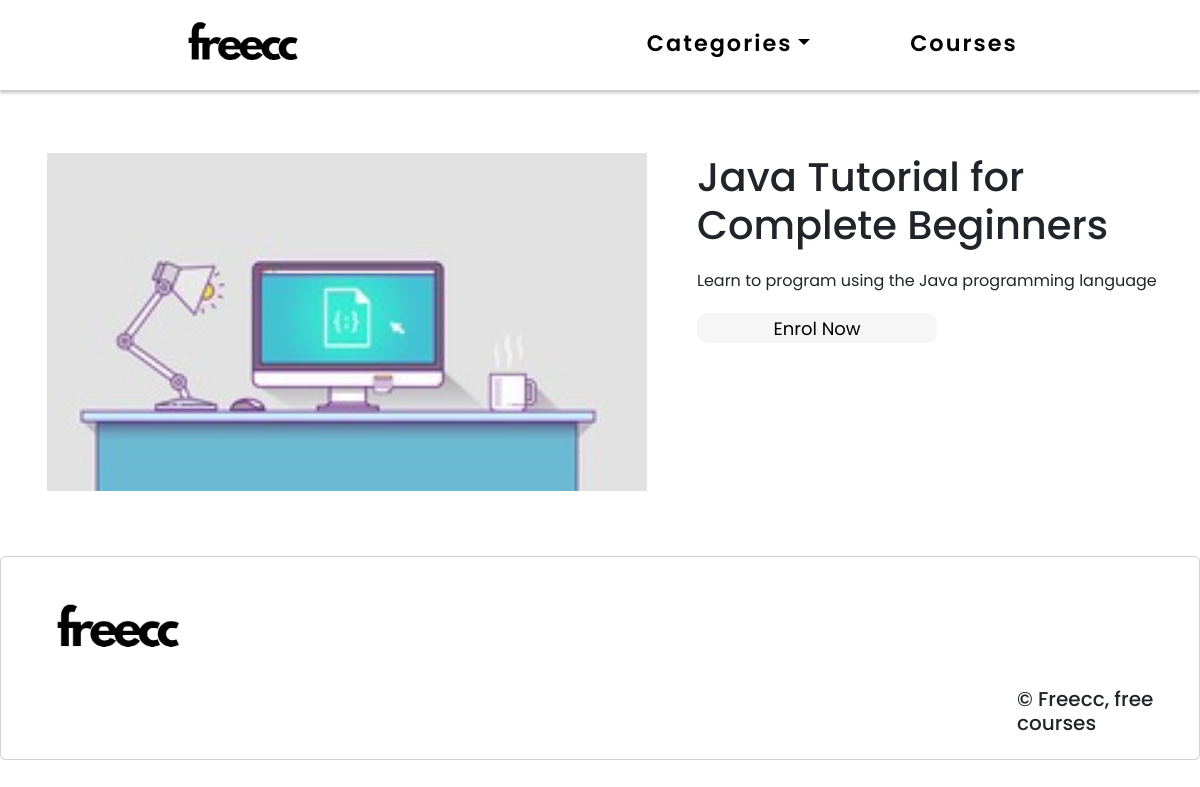
/6/, run on the app's committed database.
### course/models.py (models this page shows, shortened)
class Course(models.Model):
      title = models.CharField(max_length=50)
      desc = models.TextField(max_length=300)
      img = models.ImageField(blank=True)
      url = models.URLField(max_length=200)

### course/views.py (the view)
# urls.py: path('<int:course_id>/', views.course_detail, name='course_detail'),
def course_detail(request, course_id):
      course = Course.objects.get(pk=course_id)
      context = {
            'course': course
      }
      return render(request, 'course/course_detail.html', context)

### course/templates/course/course_detail.html
{% extends 'base.html' %}
{% block content %}
<main>
    <div class="container">
        <div class="container_img">
            <img src="{{ course.img.url }}" alt="">
        </div>
        <div class="container_content">
            <h1>{{ course.title }}</h1>
            <p>{{ course.desc }}</p>
            <button><a href="{{ course.url }}">Enrol Now</a></button>
        </div>
    </div>
</main>
{% endblock %}

### course/static/css/base.css (style rules this page uses)
* { margin: 0; padding: 0; font-family: "Poppins", sans-serif; }
body { display: flex; min-height: 100vh; flex-direction: column; }
main { width: 95%; margin: 35px; margin-top: 30px; }
main .container { width: 100%; display: flex; margin-top: 33px; }
main .container .container_img { width: 600px; }
main .container .container_img img { width: 600px; }
main .container .container_content { margin-left: 50px; }
main .container .container_content h1 { margin-bottom: 20px; }
main .container .container_content p { margin-bottom: 20px; }
main .container .container_content button { width: 240px; height: 30px; border: thin; font-size: 18px; background-color: #f6f6f6; border-radius: 10px; }
main .container .container_content button a { color: #000000; text-decoration: none; }

### data on the page
Course: img (picture), title "Java Tutorial for Complete Beginners", desc "Learn to program using the Java programming language"
